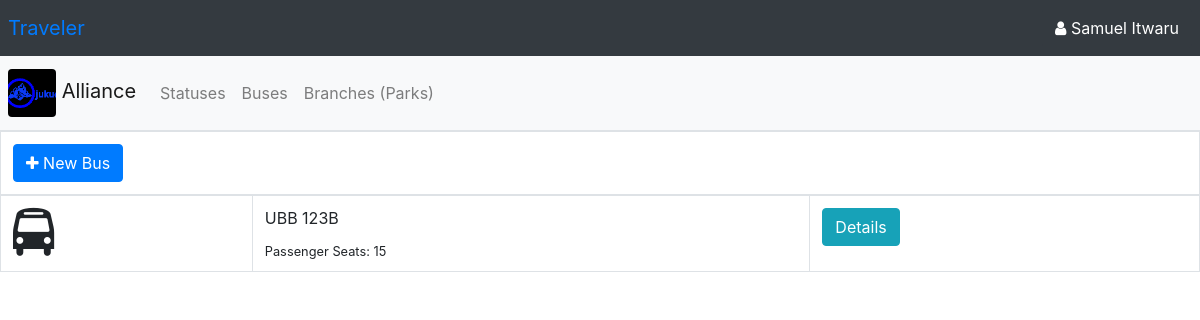
The app's page /company/1/buses (signed in) with its own data.
### app/models/models.py (models this page shows, shortened)
class Profile(db.Model):
    id = db.Column(db.Integer, primary_key=True)
    first_name = db.Column(db.String(64))
    last_name = db.Column(db.String(64))
    telephone = db.Column(db.String(16))
    is_admin = db.Column(db.Boolean())
    is_manager = db.Column(db.Boolean())
    is_cashier = db.Column(db.Boolean())
    branch_id = db.Column(db.Integer, db.ForeignKey("branch.id"))
    user_id = db.Column(db.Integer, db.ForeignKey("user.id", ondelete="CASCADE"))
    def display_name(self):
        return f"{self.first_name} {self.last_name}"

class Company(db.Model):
    id = db.Column(db.Integer, primary_key=True)
    name = db.Column(db.String(64))
    logo = db.Column(db.String(64))
    branches = db.relationship("Branch", backref="company")
    buses = db.relationship("Bus", backref="company")
    statuses = db.relationship("Status", backref="company")

class Bus(db.Model):
    id = db.Column(db.Integer, primary_key=True)
    number = db.Column(db.String(16))
    columns = db.Column(db.Integer)
    rows = db.Column(db.Integer)
    broadcast = db.Column(db.Boolean)
    departure_time = db.Column(db.DateTime)  # nullable
    booking_deadline = db.Column(db.DateTime)
    company_id = db.Column(db.Integer, db.ForeignKey("company.id"))
    status_id = db.Column(db.Integer, db.ForeignKey("status.id"))
    journey_id = db.Column(db.Integer, db.ForeignKey("journey.id"))  # nullable
    grids = db.relationship("Grid", backref="bus")
    def seats(self):
        return list(filter(lambda grid:grid.grid_type==1, self.grids))

### app/WEB/views/company.py (the view)
@company_bp.route("/<int:company_id>/buses", methods=["GET"])
def get_company_buses(company_id):
    company = Company.query.get(company_id)
    buses = Bus.query.filter_by(company_id=company_id).all()
    create_bus_form = CreateBusForm(company=company)
    return render_template("bus/company-buses.html", buses=buses, company=company, create_bus_form=create_bus_form)

### app/WEB/context_processors.py (called while the page is built)
@app.context_processor
def company():
	if current_user.is_authenticated:
		branch = current_user.profile.branch
		if branch:
			return {
				"branch": branch,
				"company": branch.company,
			}
	return {}

### app/models/models.py (called while the page is built)
    def __str__(self):
        return self.name

    def __str__(self):
        return self.profile.display_name()

### app/setup.py (called while the page is built)
@login_manager.user_loader
def load_user(user_id):
	return User.query.get(user_id)

### app/templates/bus/company-buses.html (shortened to what this page needs)
{% extends 'company/company.html' %}
{% block company_content %}
	<div class="">
		<table class="table table-responsive-sm border">
	    	{% if buses|length %}
	        <thead>
	        	<th colspan="3">
	                <button class="btn btn-primary" data-toggle="modal" data-target="#createBusModal"><span class="fa fa-plus"></span> New Bus</button>
	        	</th>
	        </thead>
	        {% endif %}
	        <tbody>
	            {% for bus in buses %}
	                <tr>
	                    <td>
	                    	<span class="fa fa-bus fa-3x"></span>
	                    </td>
	                    <td class="border m-auto">
	                        <p>{{bus.number}}</p>
	                        <small>Passenger Seats: {{bus.seats()|length}} </small>
	                    </td>
	                    <td><a href="{{ url_for('company.get_company_bus', company_id=company.id, bus_id=bus.id) }}" class='btn btn-info'>Details</a></td>
	                </tr>
	            {% else %}
	                <div class="container" align="center">
	                    <p class="display-5 text-muted p-2">No Buses!</p>
	                    <br>
	                    <button class="btn btn-primary" data-toggle="modal" data-target="#createBusModal"><span class="fa fa-plus"></span> New Bus</button>
	                </div>
	            {% endfor %}
	        </tbody>
	    </table>
	</div>
{% endblock %}

### app/templates/company/company-base.html (shortened to what this page needs)
{% extends 'index/admin-base.html' %}
{% block content %}
<nav class="navbar navbar-expand-lg navbar-light bg-light p-2 border-bottom fixed d-flex">
	<a class="navbar-brand" href="{{url_for('company.get_company', company_id=company.id)}}"><img class="img-fluid rounded" style="width: 3rem;" src="{{url_for('company.get_company_logo', logoname=company.logo)}}" /> {{company.name}}</a>
	<div class="collapse navbar-collapse" id="navbarSupportedContent">
		<ul class="navbar-nav mr-auto">
			<li class="nav-item {% block active_statuses %}{% endblock %}">
				<a class="nav-link" href="{{ url_for('company.get_company_statuses', company_id=company.id) }}">Statuses</a>
			</li>
			<li class="nav-item {% block active_buses %}{% endblock %}">
				<a class="nav-link" href="{{ url_for('company.get_company_buses', company_id=company.id) }}">Buses</a>
			</li>
			<li class="nav-item {% block active_branches %}{% endblock %}">
				<a class="nav-link" href="{{ url_for('company.get_company_branches', company_id=company.id) }}">Branches (Parks)</a>
			</li>
		</ul>
	</div>
</nav>
{% block company_content %}
{% endblock %}
{% endblock %}

### app/templates/index/admin-base.html (shortened to what this page needs)
{% extends 'base.html' %}
{% block body %}
	<body>
		<div class="bg-dark d-flex p-2">
			<div class="flex-fill">
				<a href="{{url_for('index.index')}}" class="navbar-brand">
					Traveler
	            </a>
            </div>
            <button type="button" class="btn btn-dark" data-toggle="dropdown">
				<span class="fa fa-user"></span> {{current_user}}</span>
			</button>
        </div>
		{% block content %}
		{% endblock %}
	</body>
{% endblock %}

### app/static/css/style.css (style rules this page uses)
.fixed { position:sticky; top:0; z-index:1 }

### records on screen
Profile: first_name+last_name "Samuel Itwaru"
Company: logo (picture), name "Alliance"
Bus: number "UBB 123B", seats|length "15"
